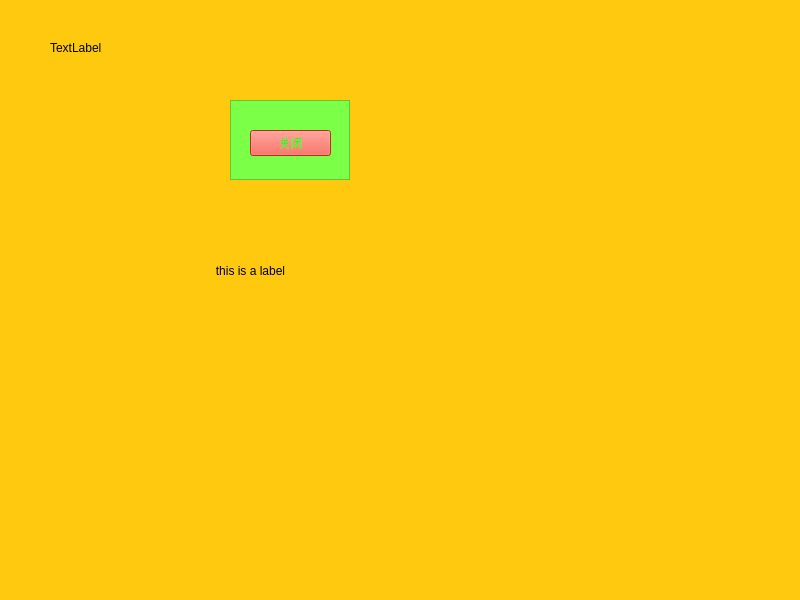
<?xml version="1.0" encoding="UTF-8"?>
<ui version="4.0">
 <class>MainWindow</class>
 <widget class="QMainWindow" name="MainWindow">
  <property name="windowModality">
   <enum>Qt::NonModal</enum>
  </property>
  <property name="enabled">
   <bool>true</bool>
  </property>
  <property name="geometry">
   <rect>
    <x>0</x>
    <y>0</y>
    <width>800</width>
    <height>600</height>
   </rect>
  </property>
  <property name="font">
   <font>
    <family>Menlo</family>
    <pointsize>11</pointsize>
   </font>
  </property>
  <property name="contextMenuPolicy">
   <enum>Qt::DefaultContextMenu</enum>
  </property>
  <property name="acceptDrops">
   <bool>false</bool>
  </property>
  <property name="windowTitle">
   <string>MainWindow</string>
  </property>
  <property name="windowOpacity">
   <double>1.000000000000000</double>
  </property>
  <property name="toolTip">
   <string>Hellow PyQt5</string>
  </property>
  <property name="toolTipDuration">
   <number>3000</number>
  </property>
  <property name="statusTip">
   <string>Windows status tips</string>
  </property>
  <property name="autoFillBackground">
   <bool>false</bool>
  </property>
  <property name="styleSheet">
   <string notr="true">border-image: url(:/png/dolphing.png);
background-color: rgb(255, 201, 15);</string>
  </property>
  <property name="locale">
   <locale language="Chinese" country="China"/>
  </property>
  <property name="toolButtonStyle">
   <enum>Qt::ToolButtonIconOnly</enum>
  </property>
  <property name="animated">
   <bool>true</bool>
  </property>
  <property name="documentMode">
   <bool>false</bool>
  </property>
  <property name="tabShape">
   <enum>QTabWidget::Rounded</enum>
  </property>
  <property name="dockNestingEnabled">
   <bool>false</bool>
  </property>
  <property name="dockOptions">
   <set>QMainWindow::AnimatedDocks</set>
  </property>
  <property name="unifiedTitleAndToolBarOnMac">
   <bool>false</bool>
  </property>
  <widget class="QWidget" name="centralwidget">
   <widget class="QFrame" name="frame">
    <property name="geometry">
     <rect>
      <x>230</x>
      <y>100</y>
      <width>120</width>
      <height>80</height>
     </rect>
    </property>
    <property name="styleSheet">
     <string notr="true">background-color: rgb(124, 255, 71);</string>
    </property>
    <property name="frameShape">
     <enum>QFrame::StyledPanel</enum>
    </property>
    <property name="frameShadow">
     <enum>QFrame::Raised</enum>
    </property>
    <widget class="QPushButton" name="pushButton">
     <property name="enabled">
      <bool>true</bool>
     </property>
     <property name="geometry">
      <rect>
       <x>20</x>
       <y>30</y>
       <width>81</width>
       <height>26</height>
      </rect>
     </property>
     <property name="palette">
      <palette>
       <active>
        <colorrole role="WindowText">
         <brush brushstyle="SolidPattern">
          <color alpha="255">
           <red>34</red>
           <green>255</green>
           <blue>28</blue>
          </color>
         </brush>
        </colorrole>
        <colorrole role="Button">
         <brush brushstyle="SolidPattern">
          <color alpha="255">
           <red>255</red>
           <green>60</green>
           <blue>40</blue>
          </color>
         </brush>
        </colorrole>
        <colorrole role="Text">
         <brush brushstyle="SolidPattern">
          <color alpha="255">
           <red>34</red>
           <green>255</green>
           <blue>28</blue>
          </color>
         </brush>
        </colorrole>
        <colorrole role="ButtonText">
         <brush brushstyle="SolidPattern">
          <color alpha="255">
           <red>34</red>
           <green>255</green>
           <blue>28</blue>
          </color>
         </brush>
        </colorrole>
        <colorrole role="Base">
         <brush brushstyle="SolidPattern">
          <color alpha="255">
           <red>255</red>
           <green>60</green>
           <blue>40</blue>
          </color>
         </brush>
        </colorrole>
        <colorrole role="Window">
         <brush brushstyle="SolidPattern">
          <color alpha="255">
           <red>255</red>
           <green>60</green>
           <blue>40</blue>
          </color>
         </brush>
        </colorrole>
        <colorrole role="PlaceholderText">
         <brush brushstyle="NoBrush">
          <color alpha="128">
           <red>34</red>
           <green>255</green>
           <blue>28</blue>
          </color>
         </brush>
        </colorrole>
       </active>
       <inactive>
        <colorrole role="WindowText">
         <brush brushstyle="SolidPattern">
          <color alpha="255">
           <red>34</red>
           <green>255</green>
           <blue>28</blue>
          </color>
         </brush>
        </colorrole>
        <colorrole role="Button">
         <brush brushstyle="SolidPattern">
          <color alpha="255">
           <red>255</red>
           <green>60</green>
           <blue>40</blue>
          </color>
         </brush>
        </colorrole>
        <colorrole role="Text">
         <brush brushstyle="SolidPattern">
          <color alpha="255">
           <red>34</red>
           <green>255</green>
           <blue>28</blue>
          </color>
         </brush>
        </colorrole>
        <colorrole role="ButtonText">
         <brush brushstyle="SolidPattern">
          <color alpha="255">
           <red>34</red>
           <green>255</green>
           <blue>28</blue>
          </color>
         </brush>
        </colorrole>
        <colorrole role="Base">
         <brush brushstyle="SolidPattern">
          <color alpha="255">
           <red>255</red>
           <green>60</green>
           <blue>40</blue>
          </color>
         </brush>
        </colorrole>
        <colorrole role="Window">
         <brush brushstyle="SolidPattern">
          <color alpha="255">
           <red>255</red>
           <green>60</green>
           <blue>40</blue>
          </color>
         </brush>
        </colorrole>
        <colorrole role="PlaceholderText">
         <brush brushstyle="NoBrush">
          <color alpha="128">
           <red>34</red>
           <green>255</green>
           <blue>28</blue>
          </color>
         </brush>
        </colorrole>
       </inactive>
       <disabled>
        <colorrole role="WindowText">
         <brush brushstyle="SolidPattern">
          <color alpha="255">
           <red>34</red>
           <green>255</green>
           <blue>28</blue>
          </color>
         </brush>
        </colorrole>
        <colorrole role="Button">
         <brush brushstyle="SolidPattern">
          <color alpha="255">
           <red>255</red>
           <green>60</green>
           <blue>40</blue>
          </color>
         </brush>
        </colorrole>
        <colorrole role="Text">
         <brush brushstyle="SolidPattern">
          <color alpha="255">
           <red>34</red>
           <green>255</green>
           <blue>28</blue>
          </color>
         </brush>
        </colorrole>
        <colorrole role="ButtonText">
         <brush brushstyle="SolidPattern">
          <color alpha="255">
           <red>34</red>
           <green>255</green>
           <blue>28</blue>
          </color>
         </brush>
        </colorrole>
        <colorrole role="Base">
         <brush brushstyle="SolidPattern">
          <color alpha="255">
           <red>255</red>
           <green>60</green>
           <blue>40</blue>
          </color>
         </brush>
        </colorrole>
        <colorrole role="Window">
         <brush brushstyle="SolidPattern">
          <color alpha="255">
           <red>255</red>
           <green>60</green>
           <blue>40</blue>
          </color>
         </brush>
        </colorrole>
        <colorrole role="PlaceholderText">
         <brush brushstyle="NoBrush">
          <color alpha="128">
           <red>34</red>
           <green>255</green>
           <blue>28</blue>
          </color>
         </brush>
        </colorrole>
       </disabled>
      </palette>
     </property>
     <property name="cursor">
      <cursorShape>ArrowCursor</cursorShape>
     </property>
     <property name="contextMenuPolicy">
      <enum>Qt::NoContextMenu</enum>
     </property>
     <property name="autoFillBackground">
      <bool>false</bool>
     </property>
     <property name="styleSheet">
      <string notr="true">color: rgb(34, 255, 28);
background-color: rgb(255, 60, 40);
border-color: rgb(57, 247, 255);</string>
     </property>
     <property name="text">
      <string>关闭</string>
     </property>
    </widget>
   </widget>
   <widget class="QLabel" name="label">
    <property name="geometry">
     <rect>
      <x>50</x>
      <y>40</y>
      <width>60</width>
      <height>16</height>
     </rect>
    </property>
    <property name="text">
     <string>TextLabel</string>
    </property>
   </widget>
   <widget class="QLabel" name="label_2">
    <property name="geometry">
     <rect>
      <x>160</x>
      <y>220</y>
      <width>181</width>
      <height>101</height>
     </rect>
    </property>
    <property name="text">
     <string>this is a label</string>
    </property>
    <property name="alignment">
     <set>Qt::AlignCenter</set>
    </property>
   </widget>
  </widget>
  <widget class="QMenuBar" name="menubar">
   <property name="geometry">
    <rect>
     <x>0</x>
     <y>0</y>
     <width>800</width>
     <height>21</height>
    </rect>
   </property>
  </widget>
  <widget class="QStatusBar" name="statusbar"/>
 </widget>
 <resources>
  <include location="img.qrc"/>
 </resources>
 <connections>
  <connection>
   <sender>pushButton</sender>
   <signal>clicked()</signal>
   <receiver>MainWindow</receiver>
   <slot>close()</slot>
   <hints>
    <hint type="sourcelabel">
     <x>290</x>
     <y>163</y>
    </hint>
    <hint type="destinationlabel">
     <x>399</x>
     <y>299</y>
    </hint>
   </hints>
  </connection>
 </connections>
</ui>
